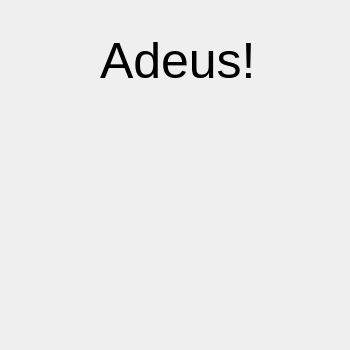
<?xml version="1.0" encoding="UTF-8"?>
<ui version="4.0">
 <class>sair</class>
 <widget class="QWidget" name="sair">
  <property name="geometry">
   <rect>
    <x>0</x>
    <y>0</y>
    <width>350</width>
    <height>350</height>
   </rect>
  </property>
  <property name="minimumSize">
   <size>
    <width>350</width>
    <height>350</height>
   </size>
  </property>
  <property name="maximumSize">
   <size>
    <width>350</width>
    <height>350</height>
   </size>
  </property>
  <property name="windowTitle">
   <string>Adeus</string>
  </property>
  <property name="styleSheet">
   <string notr="true"/>
  </property>
  <widget class="QLabel" name="adeus">
   <property name="geometry">
    <rect>
     <x>100</x>
     <y>10</y>
     <width>160</width>
     <height>100</height>
    </rect>
   </property>
   <property name="minimumSize">
    <size>
     <width>160</width>
     <height>100</height>
    </size>
   </property>
   <property name="maximumSize">
    <size>
     <width>160</width>
     <height>100</height>
    </size>
   </property>
   <property name="styleSheet">
    <string notr="true">font: 50px;
</string>
   </property>
   <property name="text">
    <string>Adeus!</string>
   </property>
  </widget>
  <widget class="QLabel" name="fotobonita">
   <property name="geometry">
    <rect>
     <x>140</x>
     <y>190</y>
     <width>160</width>
     <height>100</height>
    </rect>
   </property>
   <property name="minimumSize">
    <size>
     <width>160</width>
     <height>100</height>
    </size>
   </property>
   <property name="maximumSize">
    <size>
     <width>160</width>
     <height>100</height>
    </size>
   </property>
   <property name="text">
    <string/>
   </property>
   <property name="pixmap">
    <pixmap>../img/foto.png</pixmap>
   </property>
  </widget>
  <widget class="QLabel" name="mao">
   <property name="geometry">
    <rect>
     <x>40</x>
     <y>200</y>
     <width>141</width>
     <height>121</height>
    </rect>
   </property>
   <property name="styleSheet">
    <string notr="true"/>
   </property>
   <property name="text">
    <string/>
   </property>
   <property name="pixmap">
    <pixmap>../img/mao.png</pixmap>
   </property>
  </widget>
  <widget class="QLabel" name="label">
   <property name="geometry">
    <rect>
     <x>0</x>
     <y>-10</y>
     <width>361</width>
     <height>371</height>
    </rect>
   </property>
   <property name="text">
    <string/>
   </property>
   <property name="pixmap">
    <pixmap>../img/marineford.png</pixmap>
   </property>
   <property name="scaledContents">
    <bool>true</bool>
   </property>
  </widget>
  <zorder>label</zorder>
  <zorder>adeus</zorder>
  <zorder>fotobonita</zorder>
  <zorder>mao</zorder>
 </widget>
 <resources/>
 <connections/>
</ui>
